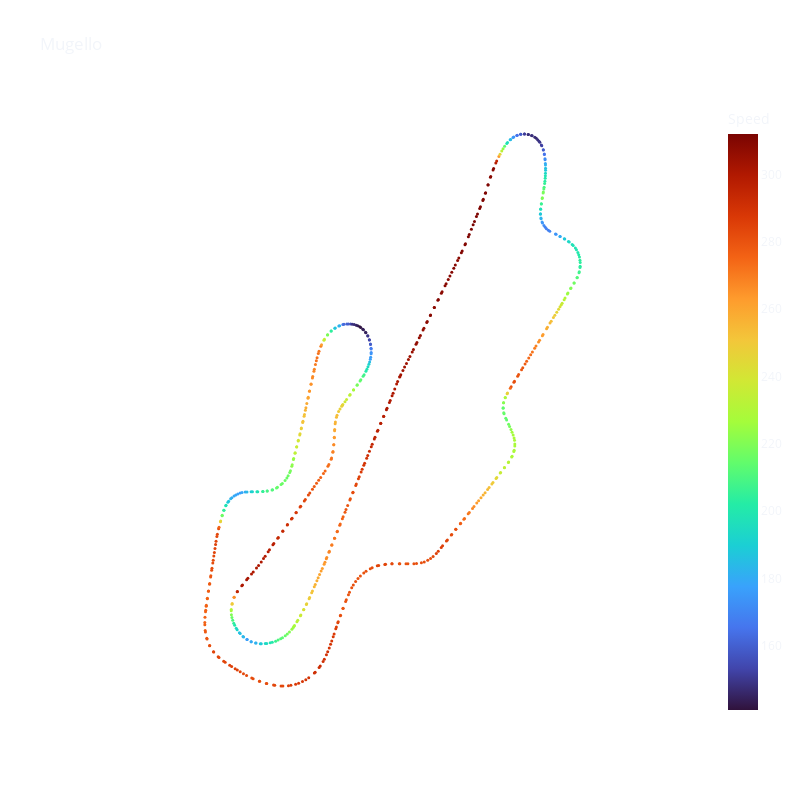

Notebook code for this chart:
### Code cell
from src.graphics.charts import plot_track_map as plt_trckmp

fig = plt_trckmp(df, color_by="Speed", title="Mugello")
fig.show()

### Figure 1 — Plotly figure (JSON) as saved in the notebook; plotly's stock layout.template omitted (floating-point values rounded to 4 significant figures; data arrays with more than 128 entries replaced by an {"elided": "..."} marker saying what was removed)
{"data": [{"customdata": {"elided": "663x3 float values"}, "hovertemplate": "X=%{x}<br>Y=%{y}<br>RPM=%{customdata[0]}<br>nGear=%{customdata[1]}<br>Time_Sec=%{customdata[2]}<br>Speed=%{marker.color}<extra></extra>", "legendgroup": "", "marker": {"color": {"elided": "663 float values"}, "coloraxis": "coloraxis", "size": 3, "symbol": "circle"}, "mode": "markers", "name": "", "orientation": "v", "showlegend": false, "type": "scatter", "x": {"elided": "663 float values"}, "xaxis": "x", "y": {"elided": "663 float values"}, "yaxis": "y"}], "layout": {"coloraxis": {"colorbar": {"title": {"text": "Speed"}}, "colorscale": [[0, "#30123b"], [0.07143, "#4145ab"], [0.1429, "#4675ed"], [0.2143, "#39a2fc"], [0.2857, "#1bcfd4"], [0.3571, "#24eca6"], [0.4286, "#61fc6c"], [0.5, "#a4fc3b"], [0.5714, "#d1e834"], [0.6429, "#f3c63a"], [0.7143, "#fe9b2d"], [0.7857, "#f36315"], [0.8571, "#d93806"], [0.9286, "#b11901"], [1, "#7a0402"]]}, "height": 800, "legend": {"tracegroupgap": 0}, "paper_bgcolor": "rgba(0,0,0,0)", "plot_bgcolor": "rgba(0,0,0,0)", "title": {"text": "Mugello"}, "width": 800, "xaxis": {"anchor": "y", "domain": [0, 1], "title": {"text": "X"}, "visible": false}, "yaxis": {"anchor": "x", "domain": [0, 1], "scaleanchor": "x", "scaleratio": 1, "title": {"text": "Y"}, "visible": false}}}
